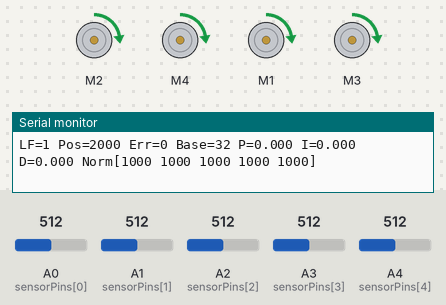
A sketch run on a simulated Arduino Uno, built with avr-gcc and run on an emulated ATmega328P. Shown: 4 × DC motor (green arrow = forward, orange = backward, longer = faster), the last lines printed to the serial monitor. Inputs (shaded band) come from the test bench; at power-on: A0 (sensorPins[0]) = 512, A4 (sensorPins[4]) = 512, A3 (sensorPins[3]) = 512, A1 (sensorPins[1]) = 512, A2 (sensorPins[2]) = 512.

Above: at 4.28 s.
4.3 s: A0 (sensorPins[0]) set to 716
5.8 s: A4 (sensorPins[4]) set to 716
7.3 s: A3 (sensorPins[3]) set to 716
At 8.48 s:
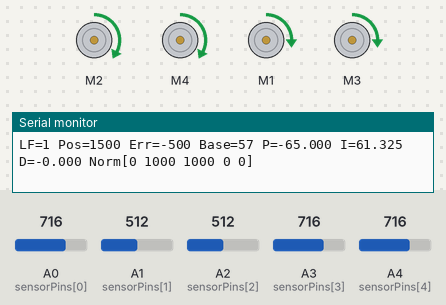
At 9.4 s:
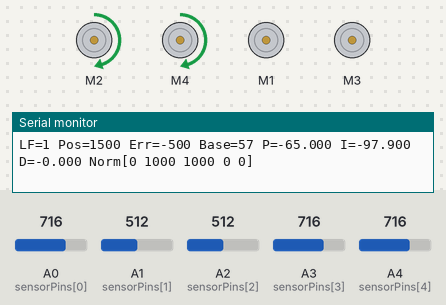
10.3 s: A4 (sensorPins[4]) set to 306
At 13.08 s:
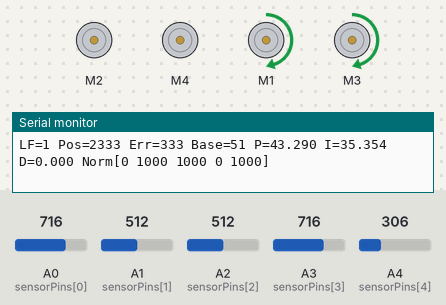
13.3 s: A0 (sensorPins[0]) set to 306
16.3 s: A1 (sensorPins[1]) set to 716
Timing chart, 0 to 18.8 s (numbered marks = the images above; inputs shaded):
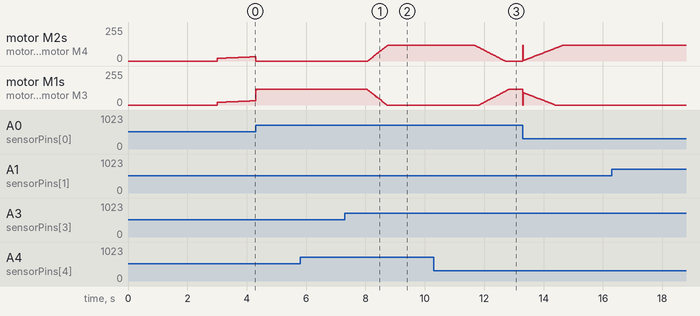

The sketch:

LineFollowerFinal.ino
```cpp
/*
  High-Precision PID Line Follower (4-motor variant, simplified)
  - Uses AFMotor L293D shield (AFMotor library)
  - Sensors: A0..A4 (5 sensors)
  - Motor mapping:
      Right side: M1 and M3
      Left  side: M2 and M4
  - Pure PID control (no CLP, no NEAR obstacle logic)
*/

#include <AFMotor.h>

// ========================== USER CONFIG ==========================

// --- Sensor & Pins ---
const uint8_t NUM_SENSORS = 5;
uint8_t sensorPins[NUM_SENSORS] = {A0, A1, A2, A3, A4}; // index 0 MUST be left-most physically

// --- Motor Setup (four motors) ---
AF_DCMotor motor1(1); // Right (front-right)
AF_DCMotor motor2(2); // Left  (front-left)
AF_DCMotor motor3(3); // Right (rear-right)
AF_DCMotor motor4(4); // Left  (rear-left)

// If a motor runs backwards when you command forward, flip its direction constant:
uint8_t LEFT_DIR_DEFAULT  = FORWARD;  // applied to motors 2 & 4
uint8_t RIGHT_DIR_DEFAULT = FORWARD;  // applied to motors 1 & 3

// --- Polarity ---
bool ENABLE_AUTO_POLARITY = false;
bool BLACK_LOW = true;             // if black reflectance -> lower raw value
bool REVERSE_ERROR = false;        // if turning direction is inverted, set true

// --- PID Gains ---
float Kp = 0.13f;
float Ki = 0.00055f;
float Kd = 2.2f;

float DERIVATIVE_FILTER = 0.6f;
bool DERIV_ON_ERROR = true;

// Integral settings
float I_TERM = 0.0f;
float I_MAX = 300.0f;
bool INTEGRAL_WHEN_LOST = false;

// --- Speeds ---
int BASE_SPEED = 40;
int MAX_SPEED  = 120;
int MIN_BASE_SPEED = 90;
int STARTUP_RAMP_TIME_MS = 2000;
bool USE_STARTUP_RAMP = true;

// Adaptive base speed
bool ENABLE_ADAPTIVE_BASE = true;
int ERROR_FOR_MIN_BASE = 1400;

// --- Smoothing ---
const uint8_t SMOOTH_SAMPLES = 4;
int rawHistory[NUM_SENSORS][SMOOTH_SAMPLES];
uint8_t historyIndex = 0;

// --- Calibration ---
unsigned long CALIBRATION_TIME_MS = 3000;

// --- Lost Line Handling ---
unsigned long lastLineMillis = 0;
unsigned long LOST_LINE_GRACE_MS = 250;
unsigned long LOST_LINE_SEARCH_MS = 800;
int LOST_LINE_SEARCH_SPEED = 110;
bool lastLineDetected = true;
int lastError = 0;

// --- Debugging ---
bool DEBUG_ENABLED = true;
unsigned long DEBUG_INTERVAL_MS = 300;
bool SHOW_NORMALIZED = true;
bool SHOW_RAW = false;
bool SHOW_PID_TERMS = true;

// ========================== INTERNAL STATE =======================
int sensorMin[NUM_SENSORS];
int sensorMax[NUM_SENSORS];

uint8_t LEFT_DIR  = LEFT_DIR_DEFAULT;
uint8_t RIGHT_DIR = RIGHT_DIR_DEFAULT;

unsigned long startMillis;
unsigned long lastDebugMillis = 0;

float lastFilteredDerivative = 0.0f;
int lastPosition = -1;

// ========================== UTILITY FUNCTIONS ====================

void motorSet(int leftSpeed, int rightSpeed) {
  leftSpeed  = constrain(leftSpeed, 0, 255);
  rightSpeed = constrain(rightSpeed, 0, 255);

  motor2.setSpeed(leftSpeed);
  motor4.setSpeed(leftSpeed);
  motor2.run(LEFT_DIR);
  motor4.run(LEFT_DIR);

  motor1.setSpeed(rightSpeed);
  motor3.setSpeed(rightSpeed);
  motor1.run(RIGHT_DIR);
  motor3.run(RIGHT_DIR);
}

void motorStop() {
  motor1.run(RELEASE);
  motor2.run(RELEASE);
  motor3.run(RELEASE);
  motor4.run(RELEASE);
}

void readRaw(int rawVals[]) {
  for (uint8_t i = 0; i < NUM_SENSORS; i++) {
    rawVals[i] = analogRead(sensorPins[i]);
  }
}

void updateHistory(const int rawVals[]) {
  for (uint8_t i = 0; i < NUM_SENSORS; i++) {
    rawHistory[i][historyIndex] = rawVals[i];
  }
  historyIndex = (historyIndex + 1) % SMOOTH_SAMPLES;
}

void getSmoothedRaw(int out[]) {
  for (uint8_t i = 0; i < NUM_SENSORS; i++) {
    long sum = 0;
    for (uint8_t k = 0; k < SMOOTH_SAMPLES; k++)
      sum += rawHistory[i][k];
    out[i] = sum / SMOOTH_SAMPLES;
  }
}

void readNormalized(int normVals[]) {
  int smoothed[NUM_SENSORS];
  getSmoothedRaw(smoothed);

  for (uint8_t i = 0; i < NUM_SENSORS; i++) {
    int span = sensorMax[i] - sensorMin[i];
    if (span < 5) span = 5;
    long v = (long)(smoothed[i] - sensorMin[i]) * 1000L / span;
    if (v < 0) v = 0;
    if (v > 1000) v = 1000;

    if (BLACK_LOW) v = 1000 - v;
    normVals[i] = (int)v;
  }
}

long computePosition(const int normVals[], bool &found) {
  long numerator = 0;
  long denom = 0;
  for (uint8_t i = 0; i < NUM_SENSORS; i++) {
    int weight = normVals[i];
    if (weight > 40) {
      numerator += (long)weight * (i * 1000L);
      denom += weight;
    }
  }
  if (denom == 0) {
    found = false;
    return -1;
  }
  found = true;
  return numerator / denom;
}

int computeAdaptiveBase(int error) {
  if (!ENABLE_ADAPTIVE_BASE) return BASE_SPEED;
  int aerr = abs(error);
  if (aerr >= ERROR_FOR_MIN_BASE) return MIN_BASE_SPEED;
  float f = (float)aerr / ERROR_FOR_MIN_BASE;
  float v = (float)BASE_SPEED - ((float)(BASE_SPEED - MIN_BASE_SPEED) * f);
  return (int)v;
}

int applyStartupRamp(int base) {
  if (!USE_STARTUP_RAMP) return base;
  unsigned long elapsed = millis() - startMillis;
  if (elapsed >= (unsigned long)STARTUP_RAMP_TIME_MS) return base;
  float ratio = (float)elapsed / (float)STARTUP_RAMP_TIME_MS;
  int minStart = min(base, 20);
  int ramped = minStart + (int)((base - minStart) * ratio);
  return ramped;
}

void lostLineHandler() {
  unsigned long noLineTime = millis() - lastLineMillis;
  if (noLineTime < LOST_LINE_GRACE_MS) {
    motorSet(80, 80);
  } else if (noLineTime < LOST_LINE_GRACE_MS + LOST_LINE_SEARCH_MS) {
    if (lastError >= 0) {
      motorSet(LOST_LINE_SEARCH_SPEED, 0);
    } else {
      motorSet(0, LOST_LINE_SEARCH_SPEED);
    }
  } else {
    motorStop();
  }
}

void autoPolaritySequence() {
  Serial.println(F("AUTO POLARITY: Place center sensor over WHITE..."));
  delay(1500);
  int whiteVal = analogRead(sensorPins[NUM_SENSORS / 2]);
  Serial.println(whiteVal);
  Serial.println(F("Now over BLACK..."));
  delay(2000);
  int blackVal = analogRead(sensorPins[NUM_SENSORS / 2]);
  Serial.println(blackVal);

  if (blackVal < whiteVal) {
    BLACK_LOW = true;
  } else {
    BLACK_LOW = false;
  }
}

void calibrateSensors() {
  Serial.println(F("Calibrating..."));
  unsigned long t0 = millis();
  while (millis() - t0 < CALIBRATION_TIME_MS) {
    int raw[NUM_SENSORS];
    readRaw(raw);
    updateHistory(raw);
    for (uint8_t i = 0; i < NUM_SENSORS; i++) {
      if (raw[i] < sensorMin[i]) sensorMin[i] = raw[i];
      if (raw[i] > sensorMax[i]) sensorMax[i] = raw[i];
    }
    delay(5);
  }
  Serial.println(F("Calibration done."));
}

void debugPrint(bool lineFound, long position, int error, int baseEff,
                float pTerm, float iTerm, float dTerm,
                const int normVals[], const int rawVals[]) {
  if (!DEBUG_ENABLED) return;
  unsigned long now = millis();
  if (now - lastDebugMillis < DEBUG_INTERVAL_MS) return;
  lastDebugMillis = now;

  Serial.print(F("LF=")); Serial.print(lineFound);
  Serial.print(F(" Pos=")); Serial.print(position);
  Serial.print(F(" Err=")); Serial.print(error);
  Serial.print(F(" Base=")); Serial.print(baseEff);
  if (SHOW_PID_TERMS) {
    Serial.print(F(" P=")); Serial.print(pTerm, 3);
    Serial.print(F(" I=")); Serial.print(iTerm, 3);
    Serial.print(F(" D=")); Serial.print(dTerm, 3);
  }
  if (SHOW_NORMALIZED) {
    Serial.print(F(" Norm["));
    for (uint8_t i = 0; i < NUM_SENSORS; i++) {
      Serial.print(normVals[i]);
      if (i < NUM_SENSORS - 1) Serial.print(' ');
    }
    Serial.print(']');
  }
  if (SHOW_RAW) {
    Serial.print(F(" Raw["));
    for (uint8_t i = 0; i < NUM_SENSORS; i++) {
      Serial.print(rawVals[i]);
      if (i < NUM_SENSORS - 1) Serial.print(' ');
    }
    Serial.print(']');
  }
  Serial.println();
}

// ========================== SETUP ================================
void setup() {
  Serial.begin(115200);
  Serial.println(F("\n--- PID Line Follower Start (4-motor) ---"));

  for (uint8_t i = 0; i < NUM_SENSORS; i++) {
    sensorMin[i] = 1023;
    sensorMax[i] = 0;
    for (uint8_t k = 0; k < SMOOTH_SAMPLES; k++)
      rawHistory[i][k] = 0;
  }

  if (ENABLE_AUTO_POLARITY) {
    autoPolaritySequence();
  } else {
    Serial.print(F("Manual BLACK_LOW = "));
    Serial.println(BLACK_LOW ? F("true") : F("false"));
  }

  calibrateSensors();
  startMillis = millis();
  lastLineMillis = millis();
}

// ========================== LOOP =================================
void loop() {
  int raw[NUM_SENSORS];
  readRaw(raw);
  updateHistory(raw);

  int norm[NUM_SENSORS];
  readNormalized(norm);

  bool lineFound;
  long position = computePosition(norm, lineFound);

  if (!lineFound) {
    lastLineDetected = false;
    if (!INTEGRAL_WHEN_LOST) {}
    lostLineHandler();
    debugPrint(false, position, lastError, BASE_SPEED, 0, I_TERM, 0, norm, raw);
    return;
  }

  if (!lastLineDetected && lineFound) {
    I_TERM *= 0.5f;
  }
  lastLineDetected = true;
  lastLineMillis = millis();

  long center = (long)(NUM_SENSORS - 1) * 1000L / 2L;
  int error = (int)(position - center);
  if (REVERSE_ERROR) error = -error;

  int baseEff = computeAdaptiveBase(error);
  baseEff = applyStartupRamp(baseEff);

  float pTerm = Kp * (float)error;
  if (lineFound && (abs(error) < 2500)) {
    I_TERM += Ki * error;
    if (I_TERM > I_MAX) I_TERM = I_MAX;
    else if (I_TERM < -I_MAX) I_TERM = -I_MAX;
  }

  float derivativeRaw;
  if (DERIV_ON_ERROR) {
    static int lastErrorForDeriv = 0;
    derivativeRaw = (float)(error - lastErrorForDeriv);
    lastErrorForDeriv = error;
  } else {
    if (lastPosition < 0) lastPosition = position;
    derivativeRaw = (float)(position - lastPosition);
    lastPosition = position;
  }

  lastFilteredDerivative = (DERIVATIVE_FILTER * lastFilteredDerivative) +
                           ((1.0f - DERIVATIVE_FILTER) * derivativeRaw);
  float dTerm = Kd * lastFilteredDerivative;

  float control = pTerm + I_TERM + dTerm;

  int leftSpeed  = baseEff - (int)control;
  int rightSpeed = baseEff + (int)control;

  leftSpeed  = constrain(leftSpeed, 0, MAX_SPEED);
  rightSpeed = constrain(rightSpeed, 0, MAX_SPEED);

  motorSet(leftSpeed, rightSpeed);

  lastError = error;

  debugPrint(true, position, error, baseEff, pTerm, I_TERM, dTerm, norm, raw);
}
```

Measured:
- after the input at 7.3 s, motor M2, motor M4: moves from stopped to forward 120/255 over 0.67 s, starting after 0.78 s; motor M1, motor M3: moves from forward 120/255 to stopped over 0.69 s, starting after 0.73 s
- after the input at 10.3 s, motor M2, motor M4: moves from forward 120/255 to stopped over 1.0 s, starting after 1.4 s; motor M1, motor M3: moves from stopped to forward 120/255 over 1.0 s, starting after 1.5 s
